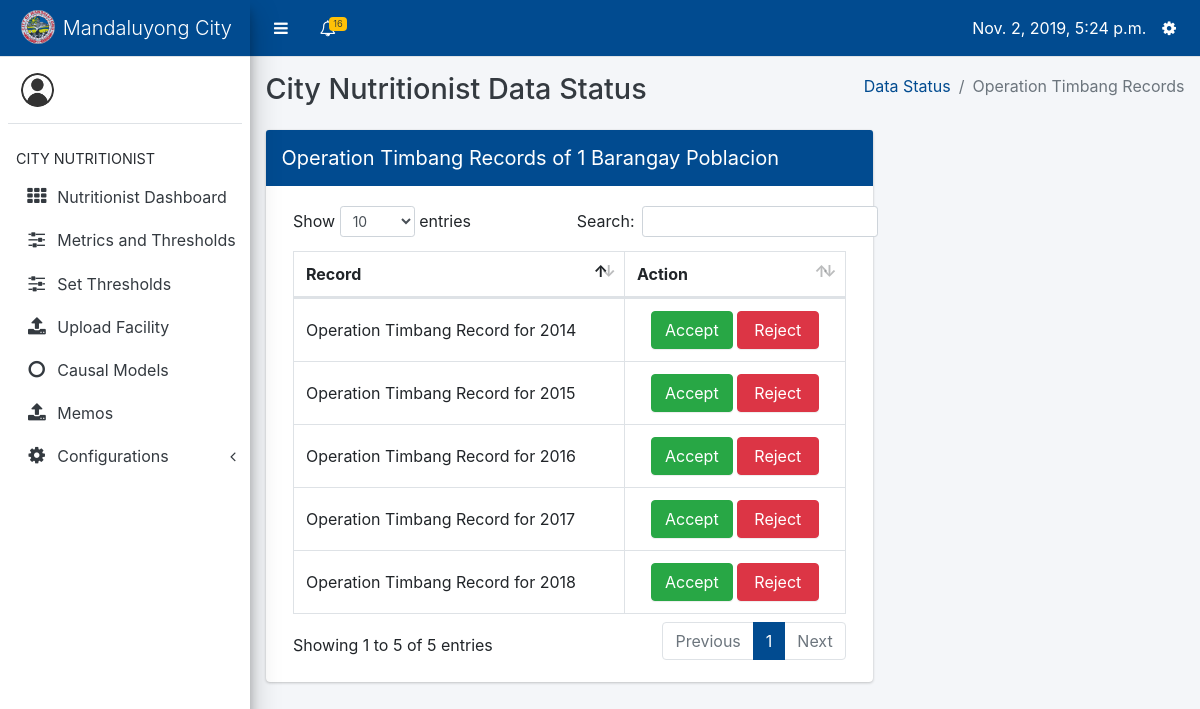
Screenshot of /data-input/nutritionist/data_status/1/opt (signed in) with the database file from the repository.
### datainput/models.py (models this page shows, shortened)
class Barangay(models.Model):
    name = models.CharField(max_length=100)
    def __str__(self):
        return str(self.id) + " " + self.name

class OperationTimbang(models.Model):
    date = models.DateTimeField(default=datetime.now)
    barangay = models.ForeignKey(Barangay, on_delete=models.CASCADE)
    uploaded_by = models.ForeignKey('core.Profile', on_delete=models.DO_NOTHING)

### datainput/views.py (the view)
# urls.py: path('nutritionist/data_status/<int:id>/opt', views.show_opt, name='show_opt'),
@login_required
def show_opt(request, id):
    barangay = Barangay.objects.get(id=id)
    opt = OperationTimbang.objects.filter(barangay=barangay)
    profile = Profile.objects.get(user=request.user)
    context = {
        'profile': profile,
        'active': 'ds',
        'opt': opt,
        'barangay': barangay,
    }
    return render(request, 'datainput/show_opt.html', context)

### core/context_processors.py (called while the page is built)
def get_user_type(request):
    if request.user.is_anonymous:
        return {
            'user_type': None
        }
    return {
        'user_type': Profile.objects.get(user=request.user).user_type
    }

def get_notifications(request):
    if not request.user.is_anonymous:
        notifications = Notification.objects.filter(profile_to=Profile.objects.get(user=request.user)).order_by('-date')
        return {
            'notifications': notifications
        }
    return {
        'notifications': None
    }

def get_unread_notifications(request):
    if not request.user.is_anonymous:
        unread_count = Notification.objects.filter(profile_to=Profile.objects.get(user=request.user), is_read=False)
        return {
            'unread_count': unread_count.count()
        }
    return {
        'unread_count': None
    }

def today(request):
    return {
        'today': datetime.now()
    }

def year_now(request):
    return {
        'year_present': datetime.now().year
    }

def profile(request):
    if request.user.is_anonymous:
        return {
            'profile': None
        }
    return {
        'profile': Profile.objects.get(user=request.user)
    }

### datainput/templates/datainput/show_opt.html (shortened to what this page needs)
{% extends 'core/nutritionist-layout.html' %}
{% block content %}
<div class="content-wrapper" style="min-height: 620px; height: auto; margin-top: 57px;">
    <div class="content-header">
        <div class="container-fluid">
            <div class="row mb-2">
                <div class="col-sm-6">
                    <h1 class="m-0 text-dark">City Nutritionist Data Status</h1>
                </div>
                <div class="col-sm-6">
                    <ol class="breadcrumb float-sm-right">
                        <li class="breadcrumb-item"><a href="{% url 'datainput:data_status_index' %}">Data Status</a></li>
                        <li class="breadcrumb-item active">Operation Timbang Records</li>
                    </ol>
                </div>
            </div>
        </div>
    </div>
    <section class="content">
        <div class="container-fluid">
            <div class="row">
                <div class="col-8">
                    <div class="card card-primary">
                        <div class="card-header p-0">
                            <h3 class="card-title p-3">Operation Timbang Records of {{ barangay }}</h3>
                        </div>
                        <div class="card-body">
                            <table id="otp_overview" class="table table-bordered table-hover dataTables">
                                <thead>
                                    <tr>
                                        <th style="width: 60%;">Record</th>
                                        <th style="width: 40%;">Action</th>
                                    </tr>
                                </thead>
                                <tbody>
                                    {% for record in opt %}
                                    <tr>
                                        <td style="vertical-align: middle;">Operation Timbang Record for {{ record.date.year }}</td>
                                        {% if record.status == 'Approved' %}
                                        <td style="font-weight: bold; color:#00a65a;"><i class="fa fa-check-circle"></i> Approved</td>
                                        {% else %}
                                        <td style="text-align: center;">
                                            <a class="btn btn-success col-5" href="{% url 'datainput:accept_opt' barangay.id record.id %}">Accept</a>
                                            <a class="btn btn-danger col-5" href="{% url 'datainput:reject_opt' barangay.id record.id %}">Reject</a>
                                        </td>
                                        {% endif %}
                                    </tr>
                                    {% endfor %}
                                </tbody>
                            </table>
                        </div>
                    </div>
                </div>
            </div>
        </div>
    </section>
</div>
{% endblock %}

### rows the page displays
Barangay: id+name "1 Barangay Poblacion"
OperationTimbang: date.year "2016"
OperationTimbang: date.year "2017"
OperationTimbang: date.year "2015"
OperationTimbang: date.year "2018"
OperationTimbang: date.year "2014"

### other values shown
{{ unread_count }} "16"
